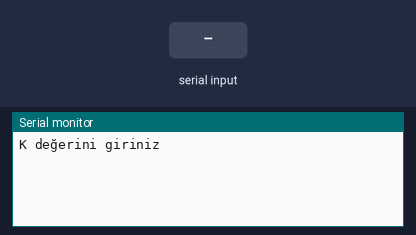
A sketch run on a simulated Arduino Uno, built with avr-gcc and run on an emulated ATmega328P. On the bench: the last lines printed to the serial monitor. The inputs (shaded band) are chosen by the test bench. Random numbers use the default seed unless the sketch sets one.

Above: at 1.9 s.
2.0 s: "90,45,200\n" received over Serial
At 4.1 s:
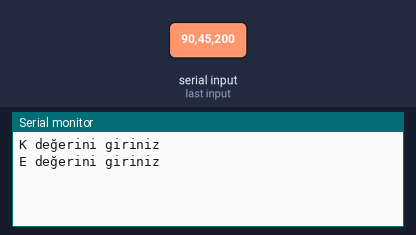
4.5 s: "30,150,10\n" received over Serial
At 5.9 s:
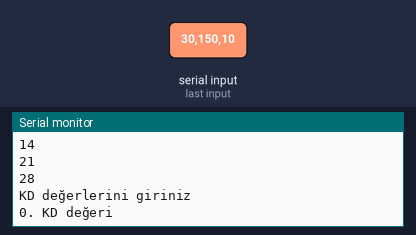
Timing chart, 0 to 7.5 s (numbered marks = the images above; inputs shaded):
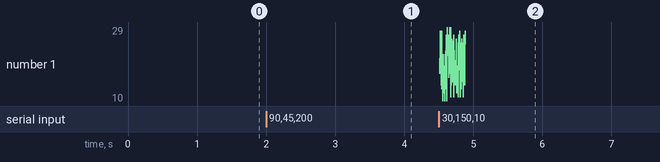

Measured:
- after the input at 2.0 s, the serial monitor: prints a new line after 1.0 s (image 1)
- after the input at 4.5 s, the serial monitor: prints a new line at once (image 2)

The sketch:

sketch_mar25a.ino
```cpp
int k = -1;
float e = -1;

void setup() {
  Serial.begin(9600);
  delay(1000);
  Serial.println("K değerini giriniz");

  while (Serial.available() == 0) {}
  k = Serial.parseInt();

  delay(1000);
  while (Serial.available() > 0) {
    Serial.read();
  }

  Serial.println("E değerini giriniz");
  while (Serial.available() == 0) {}
  e = Serial.parseFloat();

  int SD[k], KD[k], MF[k], EB[k], hata_orani = 0;

  for (int i = 0; i < k; i++) {
    SD[i] = random(10, 30);
  }

  for (int i = 0; i < k; i++) {
    Serial.println(SD[i]);
  }

  Serial.println("KD değerlerini giriniz");

  for (int i = 0; i < k; i++) {
    Serial.print(i);
    Serial.println(". KD değeri");
     while (Serial.available() > 0) {
    Serial.read();
  }
    while (Serial.available() == 0) {}
    KD[i] = Serial.parseInt();

  }

  for (int i = 0; i < k; i++) {
    MF[i] = abs(SD[i] - KD[i]);
    if (MF[i] > e) {
      EB[i] = -1;
    } else {
      EB[i] = 0;
    }
    hata_orani = hata_orani + MF[i];
  }
  Serial.println("SD     KD    MF    EB");
  for (int i = 0; i < k; i++) {
    Serial.print(SD[i]);
    Serial.print("\t");
    Serial.print(KD[i]);
    Serial.print("\t");
    Serial.print(MF[i]);
    Serial.print("\t");
    Serial.println(EB[i]);
  }
  Serial.print("Toplam Hata Orani");
  Serial.println(hata_orani);
}

void loop() {
}
```
